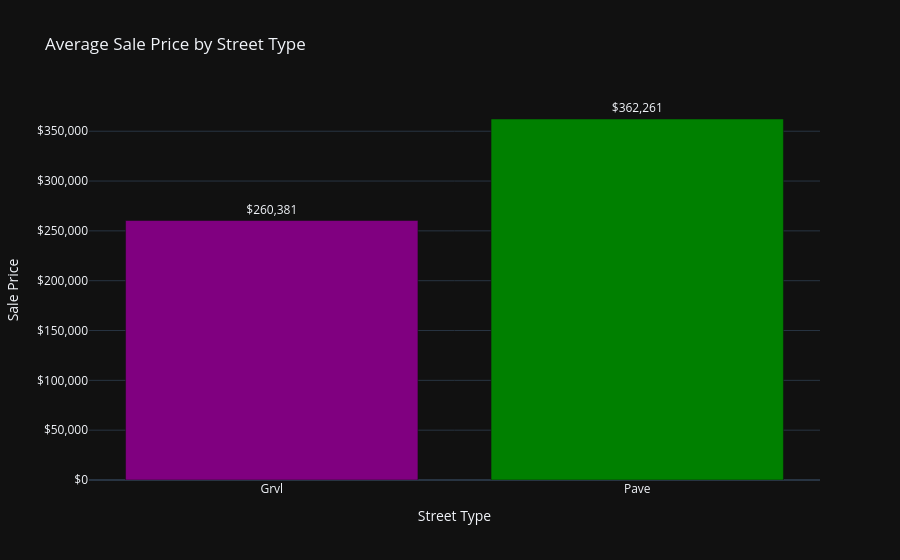
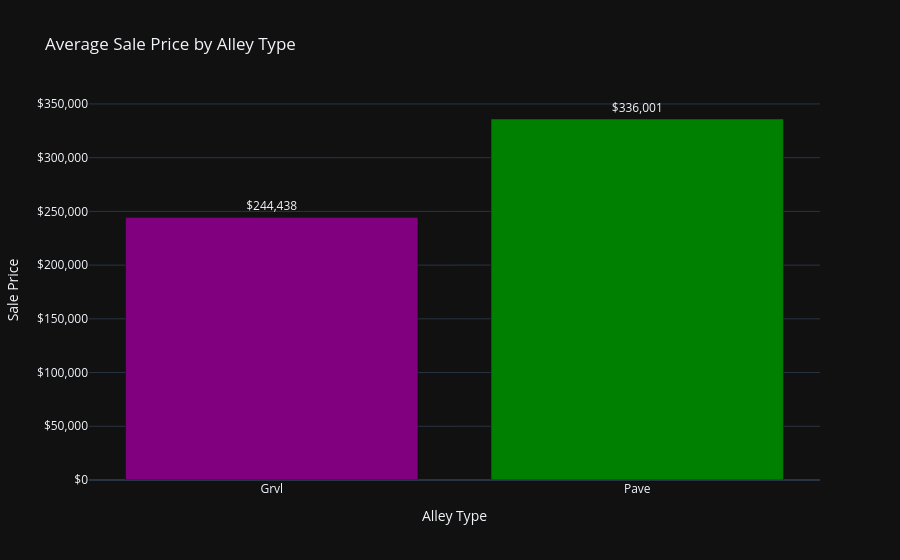

These figures' notebook cell, in order:
### Code cell
# 3. Street and alley access types effect on sale price
street_prices = df.groupby('Street')['SalePrice'].mean()
alley_prices = df.groupby('Alley')['SalePrice'].mean()

# Street Prices
colors_street = np.where(street_prices.index == 'Pave', 'purple', 'green')
fig5 = px.bar(x=street_prices.index, y=street_prices.values, title='Average Sale Price by Street Type',
              template='plotly_dark', text=street_prices.values,
              color=colors_street, color_discrete_sequence=['purple', 'green'])

fig5.update_traces(texttemplate='$%{text:,.0f}', textposition='outside')
fig5.update_yaxes(title='Sale Price', tickprefix='$', tickformat=',')
fig5.update_xaxes(title='Street Type')
fig5.update_layout(showlegend=False)

# Alley Prices
colors_alley = np.where(alley_prices.index == 'Pave', 'purple', 'green')
fig6 = px.bar(x=alley_prices.index, y=alley_prices.values, title='Average Sale Price by Alley Type',
              template='plotly_dark', text=alley_prices.values,
              color=colors_alley, color_discrete_sequence=['purple', 'green'])

fig6.update_traces(texttemplate='$%{text:,.0f}', textposition='outside')
fig6.update_yaxes(title='Sale Price', tickprefix='$', tickformat=',')
fig6.update_xaxes(title='Alley Type')
fig6.update_layout(showlegend=False)

fig5.show()
fig6.show()

### Figure 1 — Plotly figure (JSON) as saved in the notebook; plotly's stock layout.template omitted (floating-point values rounded to 4 significant figures)
{"data": [{"hovertemplate": "color=green<br>x=%{x}<br>y=%{y}<br>text=%{text}<extra></extra>", "legendgroup": "green", "marker": {"color": "purple", "pattern": {"shape": ""}}, "name": "green", "orientation": "v", "showlegend": true, "text": [260400.0], "textposition": "outside", "texttemplate": "$%{text:,.0f}", "type": "bar", "x": ["Grvl"], "xaxis": "x", "y": [260400.0], "yaxis": "y"}, {"hovertemplate": "color=purple<br>x=%{x}<br>y=%{y}<br>text=%{text}<extra></extra>", "legendgroup": "purple", "marker": {"color": "green", "pattern": {"shape": ""}}, "name": "purple", "orientation": "v", "showlegend": true, "text": [362300.0], "textposition": "outside", "texttemplate": "$%{text:,.0f}", "type": "bar", "x": ["Pave"], "xaxis": "x", "y": [362300.0], "yaxis": "y"}], "layout": {"barmode": "relative", "legend": {"title": {"text": "color"}, "tracegroupgap": 0}, "showlegend": false, "title": {"text": "Average Sale Price by Street Type"}, "xaxis": {"anchor": "y", "domain": [0, 1], "title": {"text": "Street Type"}}, "yaxis": {"anchor": "x", "domain": [0, 1], "tickformat": ",", "tickprefix": "$", "title": {"text": "Sale Price"}}}}

### Figure 2 — Plotly figure (JSON) as saved in the notebook; plotly's stock layout.template omitted (floating-point values rounded to 4 significant figures)
{"data": [{"hovertemplate": "color=green<br>x=%{x}<br>y=%{y}<br>text=%{text}<extra></extra>", "legendgroup": "green", "marker": {"color": "purple", "pattern": {"shape": ""}}, "name": "green", "orientation": "v", "showlegend": true, "text": [244400.0], "textposition": "outside", "texttemplate": "$%{text:,.0f}", "type": "bar", "x": ["Grvl"], "xaxis": "x", "y": [244400.0], "yaxis": "y"}, {"hovertemplate": "color=purple<br>x=%{x}<br>y=%{y}<br>text=%{text}<extra></extra>", "legendgroup": "purple", "marker": {"color": "green", "pattern": {"shape": ""}}, "name": "purple", "orientation": "v", "showlegend": true, "text": [336000.0], "textposition": "outside", "texttemplate": "$%{text:,.0f}", "type": "bar", "x": ["Pave"], "xaxis": "x", "y": [336000.0], "yaxis": "y"}], "layout": {"barmode": "relative", "legend": {"title": {"text": "color"}, "tracegroupgap": 0}, "showlegend": false, "title": {"text": "Average Sale Price by Alley Type"}, "xaxis": {"anchor": "y", "domain": [0, 1], "title": {"text": "Alley Type"}}, "yaxis": {"anchor": "x", "domain": [0, 1], "tickformat": ",", "tickprefix": "$", "title": {"text": "Sale Price"}}}}
